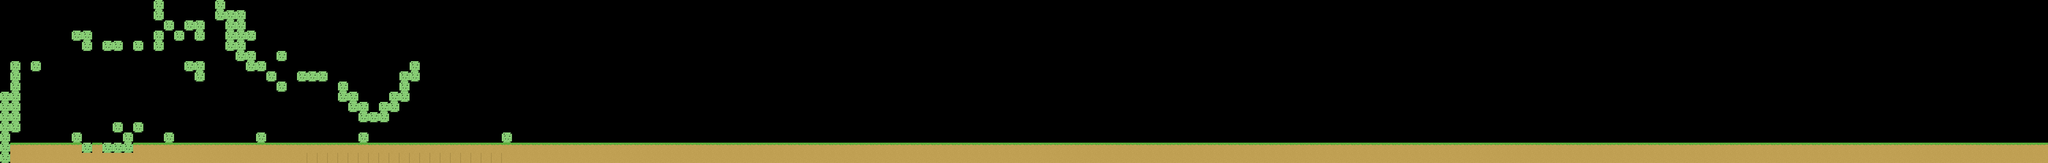

The image is a tile-based game level rendered from a .tmx file. Its description and complete source (layers, tilesets, objects, tile grids) follow:
An orthogonal 200x16 tile map with 25x25 px tiles, 1 tile layer (Base), 3 tilesets and 16 objects.

<map version="1.0" orientation="orthogonal" width="200" height="16" tilewidth="25" tileheight="25">
 <tileset firstgid="1" name="tiles" tilewidth="25" tileheight="25">
  <image source="../images/tiles.png" width="200" height="25" />
 </tileset>
 <tileset firstgid="9" name="Hero" tilewidth="30" tileheight="61">
  <image source="../images/derp_cut.png" width="30" height="61" />
 </tileset>
 <tileset firstgid="10" name="items" tilewidth="25" tileheight="25">
  <image source="../images/items.png" width="250" height="50" />
 </tileset>
 <layer name="Base" width="200" height="16">
  <data encoding="csv">
0,0,0,0,0,0,0,0,0,0,0,0,0,0,0,8,0,0,0,0,0,8,0,0,0,0,0,0,0,0,0,0,0,0,0,0,0,0,0,0,0,0,0,0,0,0,0,0,0,0,0,0,0,0,0,0,0,0,0,0,0,0,0,0,0,0,0,0,0,0,0,0,0,0,0,0,0,0,0,0,0,0,0,0,0,0,0,0,0,0,0,0,0,0,0,0,0,0,0,0,0,0,0,0,0,0,0,0,0,0,0,0,0,0,0,0,0,0,0,0,0,0,0,0,0,0,0,0,0,0,0,0,0,0,0,0,0,0,0,0,0,0,0,0,0,0,0,0,0,0,0,0,0,0,0,0,0,0,0,0,0,0,0,0,0,0,0,0,0,0,0,0,0,0,0,0,0,0,0,0,0,0,0,0,0,0,0,0,0,0,0,0,0,0,0,0,0,0,0,0,
0,0,0,0,0,0,0,0,0,0,0,0,0,0,0,8,0,0,0,0,0,8,8,8,0,0,0,0,0,0,0,0,0,0,0,0,0,0,0,0,0,0,0,0,0,0,0,0,0,0,0,0,0,0,0,0,0,0,0,0,0,0,0,0,0,0,0,0,0,0,0,0,0,0,0,0,0,0,0,0,0,0,0,0,0,0,0,0,0,0,0,0,0,0,0,0,0,0,0,0,0,0,0,0,0,0,0,0,0,0,0,0,0,0,0,0,0,0,0,0,0,0,0,0,0,0,0,0,0,0,0,0,0,0,0,0,0,0,0,0,0,0,0,0,0,0,0,0,0,0,0,0,0,0,0,0,0,0,0,0,0,0,0,0,0,0,0,0,0,0,0,0,0,0,0,0,0,0,0,0,0,0,0,0,0,0,0,0,0,0,0,0,0,0,0,0,0,0,0,0,
0,0,0,0,0,0,0,0,0,0,0,0,0,0,0,0,8,0,8,8,0,0,8,8,0,0,0,0,0,0,0,0,0,0,0,0,0,0,0,0,0,0,0,0,0,0,0,0,0,0,0,0,0,0,0,0,0,0,0,0,0,0,0,0,0,0,0,0,0,0,0,0,0,0,0,0,0,0,0,0,0,0,0,0,0,0,0,0,0,0,0,0,0,0,0,0,0,0,0,0,0,0,0,0,0,0,0,0,0,0,0,0,0,0,0,0,0,0,0,0,0,0,0,0,0,0,0,0,0,0,0,0,0,0,0,0,0,0,0,0,0,0,0,0,0,0,0,0,0,0,0,0,0,0,0,0,0,0,0,0,0,0,0,0,0,0,0,0,0,0,0,0,0,0,0,0,0,0,0,0,0,0,0,0,0,0,0,0,0,0,0,0,0,0,0,0,0,0,0,0,
0,0,0,0,0,0,0,8,8,0,0,0,0,0,0,8,0,8,0,8,0,0,8,8,8,0,0,0,0,0,0,0,0,0,0,0,0,0,0,0,0,0,0,0,0,0,0,0,0,0,0,0,0,0,0,0,0,0,0,0,0,0,0,0,0,0,0,0,0,0,0,0,0,0,0,0,0,0,0,0,0,0,0,0,0,0,0,0,0,0,0,0,0,0,0,0,0,0,0,0,0,0,0,0,0,0,0,0,0,0,0,0,0,0,0,0,0,0,0,0,0,0,0,0,0,0,0,0,0,0,0,0,0,0,0,0,0,0,0,0,0,0,0,0,0,0,0,0,0,0,0,0,0,0,0,0,0,0,0,0,0,0,0,0,0,0,0,0,0,0,0,0,0,0,0,0,0,0,0,0,0,0,0,0,0,0,0,0,0,0,0,0,0,0,0,0,0,0,0,0,
0,0,0,0,0,0,0,0,8,0,8,8,0,8,0,8,0,0,0,0,0,0,8,8,0,0,0,0,0,0,0,0,0,0,0,0,0,0,0,0,0,0,0,0,0,0,0,0,0,0,0,0,0,0,0,0,0,0,0,0,0,0,0,0,0,0,0,0,0,0,0,0,0,0,0,0,0,0,0,0,0,0,0,0,0,0,0,0,0,0,0,0,0,0,0,0,0,0,0,0,0,0,0,0,0,0,0,0,0,0,0,0,0,0,0,0,0,0,0,0,0,0,0,0,0,0,0,0,0,0,0,0,0,0,0,0,0,0,0,0,0,0,0,0,0,0,0,0,0,0,0,0,0,0,0,0,0,0,0,0,0,0,0,0,0,0,0,0,0,0,0,0,0,0,0,0,0,0,0,0,0,0,0,0,0,0,0,0,0,0,0,0,0,0,0,0,0,0,0,0,
0,0,0,0,0,0,0,0,0,0,0,0,0,0,0,0,0,0,0,0,0,0,0,8,8,0,0,8,0,0,0,0,0,0,0,0,0,0,0,0,0,0,0,0,0,0,0,0,0,0,0,0,0,0,0,0,0,0,0,0,0,0,0,0,0,0,0,0,0,0,0,0,0,0,0,0,0,0,0,0,0,0,0,0,0,0,0,0,0,0,0,0,0,0,0,0,0,0,0,0,0,0,0,0,0,0,0,0,0,0,0,0,0,0,0,0,0,0,0,0,0,0,0,0,0,0,0,0,0,0,0,0,0,0,0,0,0,0,0,0,0,0,0,0,0,0,0,0,0,0,0,0,0,0,0,0,0,0,0,0,0,0,0,0,0,0,0,0,0,0,0,0,0,0,0,0,0,0,0,0,0,0,0,0,0,0,0,0,0,0,0,0,0,0,0,0,0,0,0,0,
0,8,0,8,0,0,0,0,0,0,0,0,0,0,0,0,0,0,8,8,0,0,0,0,8,8,0,0,0,0,0,0,0,0,0,0,0,0,0,0,8,0,0,0,0,0,0,0,0,0,0,0,0,0,0,0,0,0,0,0,0,0,0,0,0,0,0,0,0,0,0,0,0,0,0,0,0,0,0,0,0,0,0,0,0,0,0,0,0,0,0,0,0,0,0,0,0,0,0,0,0,0,0,0,0,0,0,0,0,0,0,0,0,0,0,0,0,0,0,0,0,0,0,0,0,0,0,0,0,0,0,0,0,0,0,0,0,0,0,0,0,0,0,0,0,0,0,0,0,0,0,0,0,0,0,0,0,0,0,0,0,0,0,0,0,0,0,0,0,0,0,0,0,0,0,0,0,0,0,0,0,0,0,0,0,0,0,0,0,0,0,0,0,0,0,0,0,0,0,0,
0,8,0,0,0,0,0,0,0,0,0,0,0,0,0,0,0,0,0,8,0,0,0,0,0,0,8,0,0,8,8,8,0,0,0,0,0,0,0,8,8,0,0,0,0,0,0,0,0,0,0,0,0,0,0,0,0,0,0,0,0,0,0,0,0,0,0,0,0,0,0,0,0,0,0,0,0,0,0,0,0,0,0,0,0,0,0,0,0,0,0,0,0,0,0,0,0,0,0,0,0,0,0,0,0,0,0,0,0,0,0,0,0,0,0,0,0,0,0,0,0,0,0,0,0,0,0,0,0,0,0,0,0,0,0,0,0,0,0,0,0,0,0,0,0,0,0,0,0,0,0,0,0,0,0,0,0,0,0,0,0,0,0,0,0,0,0,0,0,0,0,0,0,0,0,0,0,0,0,0,0,0,0,0,0,0,0,0,0,0,0,0,0,0,0,0,0,0,0,0,
0,8,0,0,0,0,0,0,0,0,0,0,0,0,0,0,0,0,0,0,0,0,0,0,0,0,0,8,0,0,0,0,0,8,0,0,0,0,0,8,0,0,0,0,0,0,0,0,0,0,0,0,0,0,0,0,0,0,0,0,0,0,0,0,0,0,0,0,0,0,0,0,0,0,0,0,0,0,0,0,0,0,0,0,0,0,0,0,0,0,0,0,0,0,0,0,0,0,0,0,0,0,0,0,0,0,0,0,0,0,0,0,0,0,0,0,0,0,0,0,0,0,0,0,0,0,0,0,0,0,0,0,0,0,0,0,0,0,0,0,0,0,0,0,0,0,0,0,0,0,0,0,0,0,0,0,0,0,0,0,0,0,0,0,0,0,0,0,0,0,0,0,0,0,0,0,0,0,0,0,0,0,0,0,0,0,0,0,0,0,0,0,0,0,0,0,0,0,0,0,
8,8,0,0,0,0,0,0,0,0,0,0,0,0,0,0,0,0,0,0,0,0,0,0,0,0,0,0,0,0,0,0,0,8,8,0,0,0,8,8,0,0,0,0,0,0,0,0,0,0,0,0,0,0,0,0,0,0,0,0,0,0,0,0,0,0,0,0,0,0,0,0,0,0,0,0,0,0,0,0,0,0,0,0,0,0,0,0,0,0,0,0,0,0,0,0,0,0,0,0,0,0,0,0,0,0,0,0,0,0,0,0,0,0,0,0,0,0,0,0,0,0,0,0,0,0,0,0,0,0,0,0,0,0,0,0,0,0,0,0,0,0,0,0,0,0,0,0,0,0,0,0,0,0,0,0,0,0,0,0,0,0,0,0,0,0,0,0,0,0,0,0,0,0,0,0,0,0,0,0,0,0,0,0,0,0,0,0,0,0,0,0,0,0,0,0,0,0,0,0,
8,8,0,0,0,0,0,0,0,0,0,0,0,0,0,0,0,0,0,0,0,0,0,0,0,0,0,0,0,0,0,0,0,0,8,8,0,8,8,0,0,0,0,0,0,0,0,0,0,0,0,0,0,0,0,0,0,0,0,0,0,0,0,0,0,0,0,0,0,0,0,0,0,0,0,0,0,0,0,0,0,0,0,0,0,0,0,0,0,0,0,0,0,0,0,0,0,0,0,0,0,0,0,0,0,0,0,0,0,0,0,0,0,0,0,0,0,0,0,0,0,0,0,0,0,0,0,0,0,0,0,0,0,0,0,0,0,0,0,0,0,0,0,0,0,0,0,0,0,0,0,0,0,0,0,0,0,0,0,0,0,0,0,0,0,0,0,0,0,0,0,0,0,0,0,0,0,0,0,0,0,0,0,0,0,0,0,0,0,0,0,0,0,0,0,0,0,0,0,0,
8,8,0,0,0,0,0,0,0,0,0,0,0,0,0,0,0,0,0,0,0,0,0,0,0,0,0,0,0,0,0,0,0,0,0,8,8,8,0,0,0,0,0,0,0,0,0,0,0,0,0,0,0,0,0,0,0,0,0,0,0,0,0,0,0,0,0,0,0,0,0,0,0,0,0,0,0,0,0,0,0,0,0,0,0,0,0,0,0,0,0,0,0,0,0,0,0,0,0,0,0,0,0,0,0,0,0,0,0,0,0,0,0,0,0,0,0,0,0,0,0,0,0,0,0,0,0,0,0,0,0,0,0,0,0,0,0,0,0,0,0,0,0,0,0,0,0,0,0,0,0,0,0,0,0,0,0,0,0,0,0,0,0,0,0,0,0,0,0,0,0,0,0,0,0,0,0,0,0,0,0,0,0,0,0,0,0,0,0,0,0,0,0,0,0,0,0,0,0,0,
8,8,0,0,0,0,0,0,0,0,0,8,0,8,0,0,0,0,0,0,0,0,0,0,0,0,0,0,0,0,0,0,0,0,0,0,0,0,0,0,0,0,0,0,0,0,0,0,0,0,0,0,0,0,0,0,0,0,0,0,0,0,0,0,0,0,0,0,0,0,0,0,0,0,0,0,0,0,0,0,0,0,0,0,0,0,0,0,0,0,0,0,0,0,0,0,0,0,0,0,0,0,0,0,0,0,0,0,0,0,0,0,0,0,0,0,0,0,0,0,0,0,0,0,0,0,0,0,0,0,0,0,0,0,0,0,0,0,0,0,0,0,0,0,0,0,0,0,0,0,0,0,0,0,0,0,0,0,0,0,0,0,0,0,0,0,0,0,0,0,0,0,0,0,0,0,0,0,0,0,0,0,0,0,0,0,0,0,0,0,0,0,0,0,0,0,0,0,0,0,
8,0,0,0,0,0,0,8,0,0,0,0,8,0,0,0,8,0,0,0,0,0,0,0,0,8,0,0,0,0,0,0,0,0,0,8,0,0,0,0,0,0,0,0,0,0,0,0,0,8,0,0,0,0,0,0,0,0,0,0,0,0,0,0,0,0,0,0,0,0,0,0,0,0,0,0,0,0,0,0,0,0,0,0,0,0,0,0,0,0,0,0,0,0,0,0,0,0,0,0,0,0,0,0,0,0,0,0,0,0,0,0,0,0,0,0,0,0,0,0,0,0,0,0,0,0,0,0,0,0,0,0,0,0,0,0,0,0,0,0,0,0,0,0,0,0,0,0,0,0,0,0,0,0,0,0,0,0,0,0,0,0,0,0,0,0,0,0,0,0,0,0,0,0,0,0,0,0,0,0,0,0,0,0,0,0,0,0,0,0,0,0,0,0,0,0,0,0,0,0,
8,2,2,2,2,2,2,2,8,2,8,8,8,2,2,2,2,2,2,2,2,2,2,2,2,2,2,2,2,2,2,2,2,2,2,2,2,2,2,2,2,2,2,2,2,2,2,2,2,2,2,2,2,2,2,2,2,2,2,2,2,2,2,2,2,2,2,2,2,2,2,2,2,2,2,2,2,2,2,2,2,2,2,2,2,2,2,2,2,2,2,2,2,2,2,2,2,2,2,2,2,2,2,2,2,2,2,2,2,2,2,2,2,2,2,2,2,2,2,2,2,2,2,2,2,2,2,2,2,2,2,2,2,2,2,2,2,2,2,2,2,2,2,2,2,2,2,2,2,2,2,2,2,2,2,2,2,2,2,2,2,2,2,2,2,2,2,2,2,2,2,2,2,2,2,2,2,2,2,2,2,2,2,2,2,2,2,2,2,2,2,2,2,2,2,2,2,2,2,2,
8,1,1,1,1,1,1,1,1,1,1,1,1,1,1,1,1,1,1,1,1,1,1,1,1,1,1,1,1,3,3,3,3,3,3,3,3,3,3,3,3,3,3,3,3,3,3,3,3,1,1,1,1,1,1,1,1,1,1,1,1,1,1,1,1,1,1,1,1,1,1,1,1,1,1,1,1,1,1,1,1,1,1,1,1,1,1,1,1,1,1,1,1,1,1,1,1,1,1,1,1,1,1,1,1,1,1,1,1,1,1,1,1,1,1,1,1,1,1,1,1,1,1,1,1,1,1,1,1,1,1,1,1,1,1,1,1,1,1,1,1,1,1,1,1,1,1,1,1,1,1,1,1,1,1,1,1,1,1,1,1,1,1,1,1,1,1,1,1,1,1,1,1,1,1,1,1,1,1,1,1,1,1,1,1,1,1,1,1,1,1,1,1,1,1,1,1,1,1,1
</data>
 </layer>
 <objectgroup color="#5e3ea4" name="Hero" width="200" height="16">
  <object gid="9" x="78" y="139" />
 </objectgroup>
 <objectgroup name="Items" width="200" height="16">
  <object gid="24" x="300" y="343" />
  <object gid="24" x="266" y="343" />
  <object gid="24" x="207" y="334" />
  <object gid="24" x="156" y="328" />
  <object gid="24" x="156" y="298" />
  <object gid="14" x="4975" y="360" />
  <object gid="14" x="4977" y="344" />
  <object gid="14" x="4977" y="325" />
  <object gid="14" x="4977" y="305" />
  <object gid="14" x="4977" y="286" />
  <object gid="14" x="4977" y="264" />
  <object gid="14" x="4977" y="249" />
  <object gid="14" x="4977" y="216" />
  <object gid="14" x="4974" y="230" />
  <object gid="22" x="794" y="350" />
 </objectgroup>
</map>
